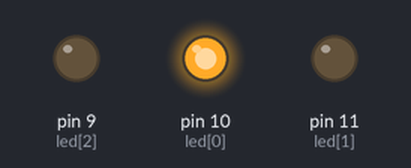
The sketch below on a simulated Arduino Uno, built with avr-gcc and run on an emulated ATmega328P. Parts: output pins drawn as LEDs (lit = HIGH).

Above: at 0.1 s.
Timing chart, 0 to 1.6 s (numbered marks = the images above):
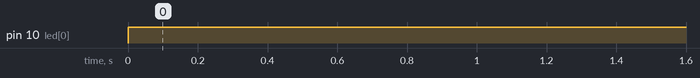

The sketch:

RGB_LED.ino
```cpp
//RGB LED pins
int led[] = {10, 11, 9}; //the three digital pins of the digital LED
                                   //10 = redPin, 11 = greenPin, 9 = bluePin
int R=60;
int G=0;
int B=0;

void setup(){
  for(int i = 0; i < 3; i++){
   pinMode(led[i], OUTPUT);   //Set the three LED pins as outputs
  }
}

void loop(){
   digitalWrite(led[0],R);
   digitalWrite(led[1],G);
   digitalWrite(led[2],B);
}
/*
void randomColor(){
  int rand = random(0, sizeof(COLORS) / 2);  //get a random number within the range of colors
  setColor(ledDigitalOne, COLORS[rand]);  //Set the color of led one to a random color
  delay(1000);
}
void setColor(int* led, boolean* color){
 for(int i = 0; i < 3; i++){
   digitalWrite(led[i], color[i]);
 }
}

void setColor(int* led, const boolean* color){
  boolean tempColor[] = {color[0], color[1], color[2]};
  setColor(led, tempColor);
}*/
```

Measured:
- by itself, pin 10 (led[0]): LOW → HIGH at 0.00 s
